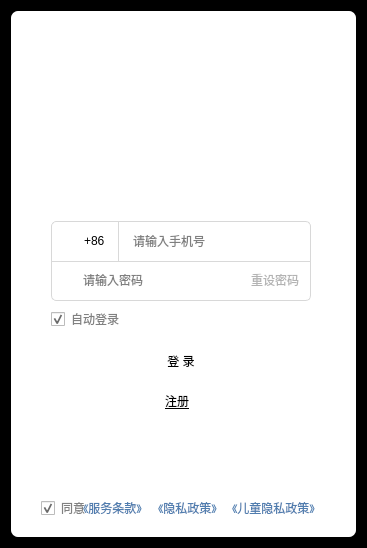
<?xml version="1.0" encoding="UTF-8"?>
<ui version="4.0">
 <class>Dialog</class>
 <widget class="QDialog" name="Dialog">
  <property name="geometry">
   <rect>
    <x>0</x>
    <y>0</y>
    <width>367</width>
    <height>548</height>
   </rect>
  </property>
  <property name="windowTitle">
   <string>Dialog</string>
  </property>
  <property name="styleSheet">
   <string notr="true">#Dialog {
	background-color: rgb(0, 0, 0);
}
#widget {
	background-color: rgb(255, 255, 255);
	border-radius: 20px;
}
#closeButton {
	border: none;
	background-color: rgb(255, 255, 255);
}
#closeButton:hover {
	color: white;
	background-color: rgb(232, 16, 16);
}</string>
  </property>
  <layout class="QVBoxLayout" name="verticalLayout">
   <item>
    <widget class="QWidget" name="widget" native="true">
     <property name="styleSheet">
      <string notr="true">border-radius:7px;</string>
     </property>
     <widget class="QLabel" name="label_close">
      <property name="geometry">
       <rect>
        <x>320</x>
        <y>10</y>
        <width>16</width>
        <height>16</height>
       </rect>
      </property>
      <property name="cursor">
       <cursorShape>PointingHandCursor</cursorShape>
      </property>
      <property name="styleSheet">
       <string notr="true">QLabel#label_close:hover{background-color: rgba(0, 0, 0, 10);}
</string>
      </property>
      <property name="text">
       <string/>
      </property>
      <property name="pixmap">
       <pixmap resource="../../../PycharmProjects/onemusic/login.qrc">:/pic/images/close_black0.png</pixmap>
      </property>
      <property name="scaledContents">
       <bool>true</bool>
      </property>
     </widget>
     <widget class="QPushButton" name="button_login">
      <property name="geometry">
       <rect>
        <x>40</x>
        <y>330</y>
        <width>260</width>
        <height>40</height>
       </rect>
      </property>
      <property name="cursor">
       <cursorShape>PointingHandCursor</cursorShape>
      </property>
      <property name="styleSheet">
       <string notr="true">QPushButton#button_login{
border:0px;
background-color: rgb(234, 72, 72);
border-radius:5px;
font: 12pt &quot;微软雅黑&quot;;
color: rgb(255, 255, 255);
}
QPushButton#button_login:hover{background-color: rgb(199, 46, 46);};</string>
      </property>
      <property name="text">
       <string>登 录</string>
      </property>
     </widget>
     <widget class="QLabel" name="label_change_passwd">
      <property name="geometry">
       <rect>
        <x>240</x>
        <y>261</y>
        <width>51</width>
        <height>16</height>
       </rect>
      </property>
      <property name="cursor">
       <cursorShape>PointingHandCursor</cursorShape>
      </property>
      <property name="styleSheet">
       <string notr="true">font: 10pt &quot;微软雅黑&quot;;
color: rgb(179,179,179);</string>
      </property>
      <property name="text">
       <string>重设密码</string>
      </property>
     </widget>
     <widget class="QLabel" name="label_register">
      <property name="geometry">
       <rect>
        <x>154</x>
        <y>380</y>
        <width>31</width>
        <height>21</height>
       </rect>
      </property>
      <property name="cursor">
       <cursorShape>PointingHandCursor</cursorShape>
      </property>
      <property name="styleSheet">
       <string notr="true">font: 11pt &quot;微软雅黑&quot;;
color: rgb(0, 0, 0);</string>
      </property>
      <property name="text">
       <string>&lt;html&gt;&lt;head/&gt;&lt;body&gt;&lt;p&gt;&lt;a href=&quot;https://music.163.com/&quot;&gt;&lt;span style=&quot; text-decoration: underline; color:black;&quot;&gt;注册&lt;/span&gt;&lt;/a&gt;&lt;/p&gt;&lt;/body&gt;&lt;/html&gt;</string>
      </property>
      <property name="openExternalLinks">
       <bool>true</bool>
      </property>
     </widget>
     <widget class="QLabel" name="label_2">
      <property name="geometry">
       <rect>
        <x>20</x>
        <y>48</y>
        <width>301</width>
        <height>161</height>
       </rect>
      </property>
      <property name="text">
       <string/>
      </property>
      <property name="pixmap">
       <pixmap resource="../../../PycharmProjects/onemusic/login.qrc">:/pic/images/login_phone.png</pixmap>
      </property>
     </widget>
     <widget class="QLabel" name="label_login_bg_border">
      <property name="geometry">
       <rect>
        <x>40</x>
        <y>210</y>
        <width>260</width>
        <height>80</height>
       </rect>
      </property>
      <property name="styleSheet">
       <string notr="true">border-width: 1px;
border-style: solid;
border-color: rgb(216,216,216);
border-radius:5px;</string>
      </property>
      <property name="text">
       <string/>
      </property>
     </widget>
     <widget class="QLabel" name="label_rule_3">
      <property name="geometry">
       <rect>
        <x>221</x>
        <y>488</y>
        <width>91</width>
        <height>16</height>
       </rect>
      </property>
      <property name="styleSheet">
       <string notr="true">font: 9pt &quot;微软雅黑&quot;;
color: rgb(80, 125, 175);</string>
      </property>
      <property name="text">
       <string>&lt;html&gt;&lt;head/&gt;&lt;body&gt;&lt;p&gt;&lt;a href=&quot;https://st.music.163.com/official-terms/children&quot; style=&quot;text-decoration:none;&quot;&gt;&lt;span style=&quot; color:#507daf;&quot;&gt;《儿童隐私政策》&lt;/span&gt;&lt;/a&gt;&lt;/p&gt;&lt;/body&gt;&lt;/html&gt;</string>
      </property>
     </widget>
     <widget class="QLineEdit" name="lineEdit_country_callingCode">
      <property name="geometry">
       <rect>
        <x>71</x>
        <y>220</y>
        <width>31</width>
        <height>20</height>
       </rect>
      </property>
      <property name="styleSheet">
       <string notr="true">border-width:0;
font: 8pt &quot;微软雅黑&quot;;
border-style:outset;</string>
      </property>
      <property name="text">
       <string>+86</string>
      </property>
     </widget>
     <widget class="QLineEdit" name="lineEdit_password">
      <property name="geometry">
       <rect>
        <x>70</x>
        <y>259</y>
        <width>161</width>
        <height>20</height>
       </rect>
      </property>
      <property name="styleSheet">
       <string notr="true">border-width:0;
font: 75 11pt &quot;微软雅黑&quot;;
border-style:outset;</string>
      </property>
      <property name="placeholderText">
       <string>请输入密码</string>
      </property>
     </widget>
     <widget class="QLabel" name="label_rule_2">
      <property name="geometry">
       <rect>
        <x>147</x>
        <y>488</y>
        <width>71</width>
        <height>16</height>
       </rect>
      </property>
      <property name="styleSheet">
       <string notr="true">font: 9pt &quot;微软雅黑&quot;;
color: rgb(80, 125, 175);</string>
      </property>
      <property name="text">
       <string>&lt;html&gt;&lt;head/&gt;&lt;body&gt;&lt;p&gt;&lt;a href=&quot;https://st.music.163.com/official-terms/privacy&quot; style=&quot;text-decoration:none;&quot;&gt;&lt;span style=&quot; color:#507daf;&quot;&gt;《隐私政策》&lt;/span&gt;&lt;/a&gt;&lt;/p&gt;&lt;/body&gt;&lt;/html&gt;</string>
      </property>
     </widget>
     <widget class="QLabel" name="label_163_icon">
      <property name="geometry">
       <rect>
        <x>260</x>
        <y>420</y>
        <width>41</width>
        <height>41</height>
       </rect>
      </property>
      <property name="cursor">
       <cursorShape>PointingHandCursor</cursorShape>
      </property>
      <property name="styleSheet">
       <string notr="true">QLabel#label_163_icon{background-image: url(:/pic/images/163_icon.png);}
QLabel#label_163_icon:hover{background-image: url(:/pic/images/163_hover_icon.png);};</string>
      </property>
      <property name="text">
       <string/>
      </property>
     </widget>
     <widget class="QCheckBox" name="checkBox_rule">
      <property name="geometry">
       <rect>
        <x>30</x>
        <y>489</y>
        <width>51</width>
        <height>16</height>
       </rect>
      </property>
      <property name="styleSheet">
       <string notr="true">font: 9pt &quot;微软雅黑&quot;;
selection-color: rgb(207, 32, 255);
color: rgb(129, 129, 129);</string>
      </property>
      <property name="text">
       <string>同意</string>
      </property>
      <property name="checked">
       <bool>true</bool>
      </property>
     </widget>
     <widget class="QLabel" name="label_weibo_icon">
      <property name="geometry">
       <rect>
        <x>188</x>
        <y>419</y>
        <width>41</width>
        <height>41</height>
       </rect>
      </property>
      <property name="cursor">
       <cursorShape>PointingHandCursor</cursorShape>
      </property>
      <property name="styleSheet">
       <string notr="true">QLabel#label_weibo_icon{background-image: url(:/pic/images/weibo_icon.png);}
QLabel#label_weibo_icon:hover{background-image: url(:/pic/images/weibo_hover_icon.png);};</string>
      </property>
      <property name="text">
       <string/>
      </property>
     </widget>
     <widget class="QLabel" name="label_qq_icon">
      <property name="geometry">
       <rect>
        <x>112</x>
        <y>420</y>
        <width>41</width>
        <height>41</height>
       </rect>
      </property>
      <property name="cursor">
       <cursorShape>PointingHandCursor</cursorShape>
      </property>
      <property name="styleSheet">
       <string notr="true">QLabel#label_qq_icon{background-image: url(:/pic/images/qq_icon.png);}
QLabel#label_qq_icon:hover{background-image: url(:/pic/images/qq_hover_icon.png);};</string>
      </property>
      <property name="text">
       <string/>
      </property>
     </widget>
     <widget class="QLabel" name="label_rule_1">
      <property name="geometry">
       <rect>
        <x>72</x>
        <y>488</y>
        <width>71</width>
        <height>16</height>
       </rect>
      </property>
      <property name="styleSheet">
       <string notr="true">font: 9pt &quot;微软雅黑&quot;;
color: rgb(80, 125, 175);</string>
      </property>
      <property name="text">
       <string>&lt;html&gt;&lt;head/&gt;&lt;body&gt;&lt;p&gt;&lt;a href=&quot;https://st.music.163.com/official-terms/service&quot; style=&quot;text-decoration:none;&quot;&gt;&lt;span style=&quot; color:#507daf;&quot;&gt;《服务条款》&lt;/span&gt;&lt;/a&gt;&lt;/p&gt;&lt;/body&gt;&lt;/html&gt;</string>
      </property>
     </widget>
     <widget class="QLineEdit" name="lineEdit_phonenum">
      <property name="geometry">
       <rect>
        <x>120</x>
        <y>220</y>
        <width>161</width>
        <height>20</height>
       </rect>
      </property>
      <property name="styleSheet">
       <string notr="true">border-width:0;
font: 75 11pt &quot;微软雅黑&quot;;
border-style:outset;</string>
      </property>
      <property name="placeholderText">
       <string>请输入手机号</string>
      </property>
     </widget>
     <widget class="QCheckBox" name="checkBox_autoLogin">
      <property name="geometry">
       <rect>
        <x>40</x>
        <y>300</y>
        <width>71</width>
        <height>16</height>
       </rect>
      </property>
      <property name="styleSheet">
       <string notr="true">font: 9pt &quot;微软雅黑&quot;;
selection-color: rgb(207, 32, 255);
color: rgb(129, 129, 129);</string>
      </property>
      <property name="text">
       <string>自动登录</string>
      </property>
      <property name="checked">
       <bool>true</bool>
      </property>
     </widget>
     <widget class="QLabel" name="label_locker_icon">
      <property name="geometry">
       <rect>
        <x>50</x>
        <y>260</y>
        <width>18</width>
        <height>21</height>
       </rect>
      </property>
      <property name="text">
       <string/>
      </property>
      <property name="pixmap">
       <pixmap resource="../../../PycharmProjects/onemusic/login.qrc">:/pic/images/locker_icon.png</pixmap>
      </property>
     </widget>
     <widget class="QLabel" name="label_phone_icon">
      <property name="geometry">
       <rect>
        <x>50</x>
        <y>219</y>
        <width>18</width>
        <height>21</height>
       </rect>
      </property>
      <property name="text">
       <string/>
      </property>
      <property name="pixmap">
       <pixmap resource="../../../PycharmProjects/onemusic/login.qrc">:/pic/images/phone_icon.png</pixmap>
      </property>
     </widget>
     <widget class="QLabel" name="label_wechat_icon">
      <property name="geometry">
       <rect>
        <x>40</x>
        <y>420</y>
        <width>41</width>
        <height>41</height>
       </rect>
      </property>
      <property name="cursor">
       <cursorShape>PointingHandCursor</cursorShape>
      </property>
      <property name="styleSheet">
       <string notr="true">QLabel#label_wechat_icon{background-image: url(:/pic/images/wechat_icon.png);}
QLabel#label_wechat_icon:hover{background-image: url(:/pic/images/wechat_hover_icon.png);};</string>
      </property>
      <property name="text">
       <string/>
      </property>
     </widget>
     <widget class="QLabel" name="label_vertical_line">
      <property name="geometry">
       <rect>
        <x>107</x>
        <y>210</y>
        <width>1</width>
        <height>40</height>
       </rect>
      </property>
      <property name="styleSheet">
       <string notr="true">border-width: 1px;border-style: solid;border-color: rgb(217, 217, 217);</string>
      </property>
      <property name="text">
       <string/>
      </property>
     </widget>
     <widget class="QLabel" name="label_horizontal_line">
      <property name="geometry">
       <rect>
        <x>40</x>
        <y>250</y>
        <width>260</width>
        <height>1</height>
       </rect>
      </property>
      <property name="styleSheet">
       <string notr="true">border-width: 1px;border-style: solid;border-color: rgb(217, 217, 217);</string>
      </property>
      <property name="text">
       <string/>
      </property>
     </widget>
     <zorder>label_2</zorder>
     <zorder>label_login_bg_border</zorder>
     <zorder>label_close</zorder>
     <zorder>button_login</zorder>
     <zorder>label_change_passwd</zorder>
     <zorder>label_register</zorder>
     <zorder>label_rule_3</zorder>
     <zorder>lineEdit_country_callingCode</zorder>
     <zorder>lineEdit_password</zorder>
     <zorder>label_rule_2</zorder>
     <zorder>label_163_icon</zorder>
     <zorder>checkBox_rule</zorder>
     <zorder>label_weibo_icon</zorder>
     <zorder>label_qq_icon</zorder>
     <zorder>label_rule_1</zorder>
     <zorder>lineEdit_phonenum</zorder>
     <zorder>checkBox_autoLogin</zorder>
     <zorder>label_locker_icon</zorder>
     <zorder>label_phone_icon</zorder>
     <zorder>label_wechat_icon</zorder>
     <zorder>label_vertical_line</zorder>
     <zorder>label_horizontal_line</zorder>
    </widget>
   </item>
  </layout>
 </widget>
 <resources>
  <include location="../../../PycharmProjects/onemusic/login.qrc"/>
  <include location="login.qrc"/>
 </resources>
 <connections/>
</ui>
